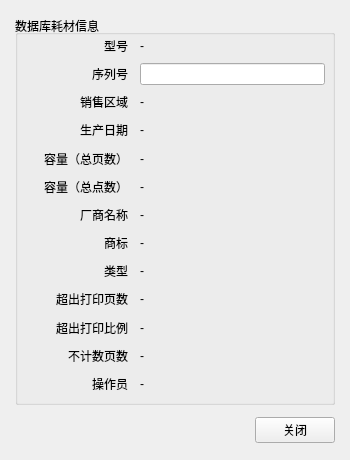
<?xml version="1.0" encoding="UTF-8"?>
<ui version="4.0">
 <class>SqlChipInfo</class>
 <widget class="QDialog" name="SqlChipInfo">
  <property name="geometry">
   <rect>
    <x>0</x>
    <y>0</y>
    <width>350</width>
    <height>460</height>
   </rect>
  </property>
  <property name="windowTitle">
   <string>数据库耗材信息</string>
  </property>
  <property name="styleSheet">
   <string notr="true"/>
  </property>
  <widget class="QGroupBox" name="groupBox">
   <property name="geometry">
    <rect>
     <x>15</x>
     <y>15</y>
     <width>320</width>
     <height>390</height>
    </rect>
   </property>
   <property name="title">
    <string>数据库耗材信息</string>
   </property>
   <property name="alignment">
    <set>Qt::AlignLeading|Qt::AlignLeft|Qt::AlignVCenter</set>
   </property>
   <widget class="QWidget" name="gridLayoutWidget">
    <property name="geometry">
     <rect>
      <x>10</x>
      <y>20</y>
      <width>300</width>
      <height>360</height>
     </rect>
    </property>
    <layout class="QGridLayout" name="gridLayout" columnstretch="5,9">
     <property name="horizontalSpacing">
      <number>12</number>
     </property>
     <item row="1" column="0">
      <widget class="QLabel" name="label_3">
       <property name="text">
        <string>序列号</string>
       </property>
       <property name="alignment">
        <set>Qt::AlignRight|Qt::AlignTrailing|Qt::AlignVCenter</set>
       </property>
      </widget>
     </item>
     <item row="6" column="1">
      <widget class="QLabel" name="label_19">
       <property name="text">
        <string>-</string>
       </property>
      </widget>
     </item>
     <item row="11" column="0">
      <widget class="QLabel" name="label_14">
       <property name="text">
        <string>不计数页数</string>
       </property>
       <property name="alignment">
        <set>Qt::AlignRight|Qt::AlignTrailing|Qt::AlignVCenter</set>
       </property>
      </widget>
     </item>
     <item row="8" column="0">
      <widget class="QLabel" name="label_11">
       <property name="text">
        <string>类型</string>
       </property>
       <property name="alignment">
        <set>Qt::AlignRight|Qt::AlignTrailing|Qt::AlignVCenter</set>
       </property>
      </widget>
     </item>
     <item row="0" column="0">
      <widget class="QLabel" name="label">
       <property name="text">
        <string>型号</string>
       </property>
       <property name="alignment">
        <set>Qt::AlignRight|Qt::AlignTrailing|Qt::AlignVCenter</set>
       </property>
      </widget>
     </item>
     <item row="7" column="1">
      <widget class="QLabel" name="label_20">
       <property name="text">
        <string>-</string>
       </property>
      </widget>
     </item>
     <item row="10" column="1">
      <widget class="QLabel" name="label_23">
       <property name="text">
        <string>-</string>
       </property>
      </widget>
     </item>
     <item row="3" column="0">
      <widget class="QLabel" name="label_6">
       <property name="text">
        <string>生产日期</string>
       </property>
       <property name="alignment">
        <set>Qt::AlignRight|Qt::AlignTrailing|Qt::AlignVCenter</set>
       </property>
      </widget>
     </item>
     <item row="4" column="1">
      <widget class="QLabel" name="label_17">
       <property name="text">
        <string>-</string>
       </property>
      </widget>
     </item>
     <item row="6" column="0">
      <widget class="QLabel" name="label_9">
       <property name="text">
        <string>厂商名称</string>
       </property>
       <property name="alignment">
        <set>Qt::AlignRight|Qt::AlignTrailing|Qt::AlignVCenter</set>
       </property>
      </widget>
     </item>
     <item row="10" column="0">
      <widget class="QLabel" name="label_13">
       <property name="text">
        <string>超出打印比例</string>
       </property>
       <property name="alignment">
        <set>Qt::AlignRight|Qt::AlignTrailing|Qt::AlignVCenter</set>
       </property>
      </widget>
     </item>
     <item row="4" column="0">
      <widget class="QLabel" name="label_7">
       <property name="text">
        <string>容量（总页数）</string>
       </property>
       <property name="alignment">
        <set>Qt::AlignRight|Qt::AlignTrailing|Qt::AlignVCenter</set>
       </property>
      </widget>
     </item>
     <item row="2" column="1">
      <widget class="QLabel" name="label_15">
       <property name="text">
        <string>-</string>
       </property>
      </widget>
     </item>
     <item row="0" column="1">
      <widget class="QLabel" name="label_2">
       <property name="text">
        <string>-</string>
       </property>
      </widget>
     </item>
     <item row="7" column="0">
      <widget class="QLabel" name="label_10">
       <property name="text">
        <string>商标</string>
       </property>
       <property name="alignment">
        <set>Qt::AlignRight|Qt::AlignTrailing|Qt::AlignVCenter</set>
       </property>
      </widget>
     </item>
     <item row="3" column="1">
      <widget class="QLabel" name="label_16">
       <property name="text">
        <string>-</string>
       </property>
      </widget>
     </item>
     <item row="2" column="0">
      <widget class="QLabel" name="label_5">
       <property name="text">
        <string>销售区域</string>
       </property>
       <property name="alignment">
        <set>Qt::AlignRight|Qt::AlignTrailing|Qt::AlignVCenter</set>
       </property>
      </widget>
     </item>
     <item row="9" column="0">
      <widget class="QLabel" name="label_12">
       <property name="text">
        <string>超出打印页数</string>
       </property>
       <property name="alignment">
        <set>Qt::AlignRight|Qt::AlignTrailing|Qt::AlignVCenter</set>
       </property>
      </widget>
     </item>
     <item row="1" column="1">
      <widget class="QLineEdit" name="lineEdit"/>
     </item>
     <item row="11" column="1">
      <widget class="QLabel" name="label_24">
       <property name="text">
        <string>-</string>
       </property>
      </widget>
     </item>
     <item row="5" column="0">
      <widget class="QLabel" name="label_8">
       <property name="text">
        <string>容量（总点数）</string>
       </property>
       <property name="alignment">
        <set>Qt::AlignRight|Qt::AlignTrailing|Qt::AlignVCenter</set>
       </property>
      </widget>
     </item>
     <item row="5" column="1">
      <widget class="QLabel" name="label_18">
       <property name="text">
        <string>-</string>
       </property>
      </widget>
     </item>
     <item row="8" column="1">
      <widget class="QLabel" name="label_21">
       <property name="text">
        <string>-</string>
       </property>
      </widget>
     </item>
     <item row="9" column="1">
      <widget class="QLabel" name="label_22">
       <property name="text">
        <string>-</string>
       </property>
      </widget>
     </item>
     <item row="12" column="0">
      <widget class="QLabel" name="label_4">
       <property name="text">
        <string>操作员</string>
       </property>
       <property name="alignment">
        <set>Qt::AlignRight|Qt::AlignTrailing|Qt::AlignVCenter</set>
       </property>
      </widget>
     </item>
     <item row="12" column="1">
      <widget class="QLabel" name="label_25">
       <property name="text">
        <string>-</string>
       </property>
      </widget>
     </item>
    </layout>
   </widget>
  </widget>
  <widget class="QWidget" name="horizontalLayoutWidget">
   <property name="geometry">
    <rect>
     <x>15</x>
     <y>410</y>
     <width>320</width>
     <height>40</height>
    </rect>
   </property>
   <layout class="QHBoxLayout" name="horizontalLayout">
    <item>
     <spacer name="horizontalSpacer">
      <property name="orientation">
       <enum>Qt::Horizontal</enum>
      </property>
      <property name="sizeHint" stdset="0">
       <size>
        <width>40</width>
        <height>20</height>
       </size>
      </property>
     </spacer>
    </item>
    <item>
     <widget class="QPushButton" name="pushButton">
      <property name="text">
       <string>关闭</string>
      </property>
      <property name="autoDefault">
       <bool>false</bool>
      </property>
     </widget>
    </item>
   </layout>
  </widget>
 </widget>
 <resources/>
 <connections/>
</ui>
